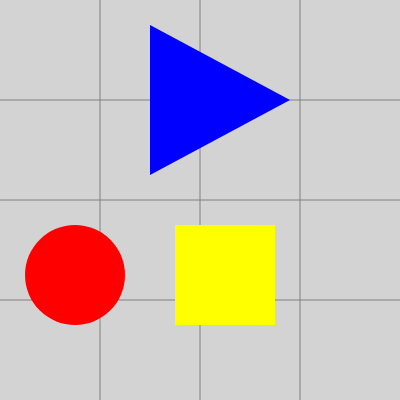
Frame 1 (no input)
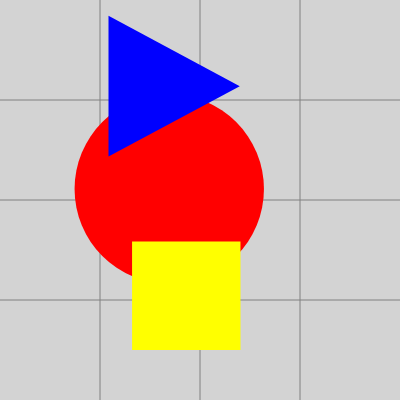
Frame 60 (no input)
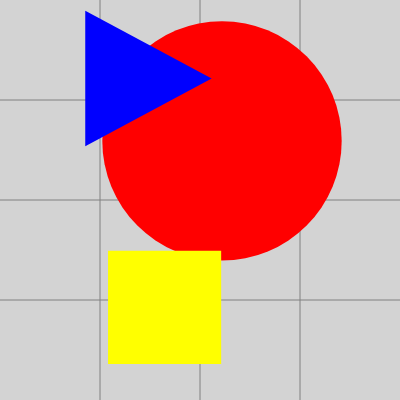
Frame 120 (the mouse pressed at the canvas centre since frame 60)

The p5.js sketch that drew these frames (run headless with seeded random() and noise() and a simulated clock; from frame 60 on, the mouse is pressed at the canvas centre):

// p5.js sketch
// ── sketch.js
/*

Animating the size of the triangle

*/

'use strict'

// declare the variables for ellipse
let circleX, circleY, circleWidth, circleHeight;
let circleXNew, circleYNew, circleWidthNew, circleHeightNew, circleIsDone;

// declare the variables for rect
let squareX, squareY, squareWidth, squareHeight;
let squareXNew, squareYNew, squareWidthNew, squareHeightNew, squareIsDone;

// declare the variables for the parameters to triangle
let triangleX1, triangleY1, triangleX2, triangleY2, triangleX3, triangleY3;
let triangleCentreX, triangleCentreY, triangleScale;
let triangleCentreXNew, triangleCentreYNew, triangleIsDone, triangleScaleNew;

// declare the variables for colour
let colours;

function setup() {
  createCanvas(400, 400);

  // assign initial values to the variables for ellipse
  circleX = 75;
  circleY = 275;
  circleWidth = 100;
  circleHeight = circleWidth;
  circleXNew = random(width);
  circleYNew = random(height);
  circleWidthNew = random(width);
  circleHeightNew = circleWidthNew;
  circleIsDone = false;

  // assign initial values to the variables for rect
  // adjust squareX and squareY to be the coordinates of the centre
  squareX = 175 + 100/2;
  squareY = 225 + 100/2;
  squareWidth = 100;
  squareHeight = squareWidth;
  squareXNew = random(width);
  squareYNew = random(height);
  squareWidthNew = random(width);
  squareHeightNew = squareWidthNew;
  squareIsDone = false;

  // assign initial values to the variables for triangle
  triangleX1 = 150;
  triangleY1 = 25;
  triangleX2 = 290;
  triangleY2 = 100;
  triangleX3 = 150;
  triangleY3 = 175;
  // calculate the centroid of the triangle
  triangleCentreX = (triangleX1 + triangleX2 + triangleX3)/3;
  triangleCentreY = (triangleY1 + triangleY2 + triangleY3)/3;
  // express the coordinates for the triangle in relationship to the centroid
  triangleX1 = triangleX1 - triangleCentreX;
  triangleY1 = triangleY1 - triangleCentreY;
  triangleX2 = triangleX2 - triangleCentreX;
  triangleY2 = triangleY2 - triangleCentreY;
  triangleX3 = triangleX3 - triangleCentreX;
  triangleY3 = triangleY3 - triangleCentreY;
  // set the initial size
  triangleScale = 1;
  // set the centroid and scale for the new triangle
  triangleCentreXNew = random(width);
  triangleCentreYNew = random(height);
  triangleScaleNew = random(.1,3);
  triangleIsDone = false;

  // assign values to the variables for colour
  colours = ['red','yellow','blue'];

  rectMode(CENTER);
}

function draw() {
  background('lightgrey');

  drawGrid();

  // don't draw a line around the shapes
  strokeWeight(0);

  // draw the circle
  fill(colours[0]);
  ellipse(circleX, circleY, circleWidth, circleHeight);
  circleX += (circleXNew-circleX)/100;
  circleY += (circleYNew-circleY)/100;
  circleWidth += (circleWidthNew - circleWidth)/100;
  circleHeight = circleWidth;
  if (abs(circleXNew - circleX) < 1 && abs(circleYNew - circleY) < 1 && abs(circleWidthNew - circleWidth) < 1) {
    circleIsDone = true;
  }

  // draw the square
  fill(colours[1]);
  rect(squareX, squareY, squareWidth, squareHeight);
  squareX += (squareXNew-squareX)/100;
  squareY += (squareYNew-squareY)/100;
  squareWidth += (squareWidthNew - squareWidth)/100;
  squareHeight = squareWidth;
  if (abs(squareXNew - squareX) < 1 && abs(squareYNew - squareY) < 1 && abs(circleWidthNew - circleWidth) < 1) {
    squareIsDone = true;
  }

  // draw the triangle
  fill(colours[2]);
  push();
  translate(triangleCentreX,triangleCentreY);
  scale(triangleScale);
  triangle(triangleX1, triangleY1, triangleX2, triangleY2, triangleX3, triangleY3);
  pop();
  triangleCentreX += (triangleCentreXNew - triangleCentreX)/100;
  triangleCentreY += (triangleCentreYNew - triangleCentreY)/100;
  triangleScale += (triangleScaleNew - triangleScale)/100;
  if (abs(triangleCentreXNew - triangleCentreX) < 1 && abs(triangleCentreYNew - triangleCentreY) < 1 && abs(triangleScale - triangleScaleNew) < .1) {
    triangleIsDone = true;
  }

  // if the shapes are in their new positions
  if (circleIsDone === true && squareIsDone === true && triangleIsDone === true) {
    // generate new parameter values and start again
    circleXNew = random(width);
    circleYNew = random(height);
    circleWidthNew = random(width);
    circleHeightNew = circleWidthNew;
    squareXNew = random(width);
    squareYNew = random(height);
    squareWidthNew = random(width);
    squareHeightNew = squareWidthNew;
    triangleCentreXNew = random(width);
    triangleCentreYNew = random(height);
    triangleScaleNew = random(.1,3);
    colours = shuffle(colours);
    // reset the flags so the shapes will move to the new positions
    circleIsDone = false;
    squareIsDone = false;
    triangleIsDone = false;
  }
}

function drawGrid() {
  stroke('grey');
  strokeWeight(1);
  // draw a grid
  line(100, 0, 100, 400);
  line(200, 0, 200, 400);
  line(300, 0, 300, 400);
  line(0, 100, 400, 100);
  line(0, 200, 400, 200);
  line(0, 300, 400, 300);
}
